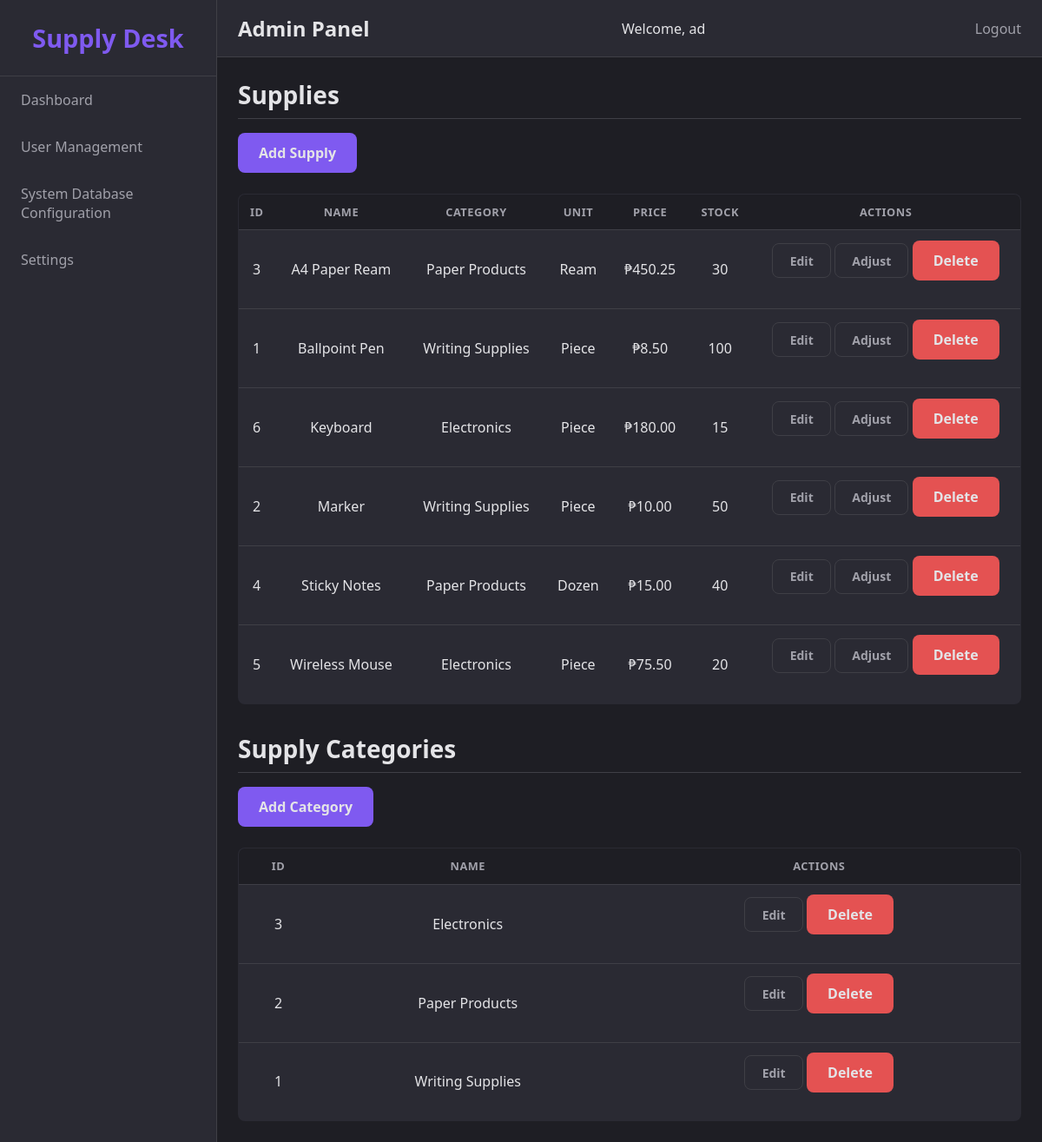
Screenshot of /admin/index.php?page=system-database-configuration (signed in) with the database file from the repository.
### tables this page shows
CREATE TABLE supplies (
    id INT AUTO_INCREMENT PRIMARY KEY,
    supply_categories_id INT NOT NULL,
    name VARCHAR(50) UNIQUE NOT NULL,
    unit_of_supply VARCHAR(30) NOT NULL,
    price_per_unit DECIMAL(8, 2) NOT NULL CHECK (price_per_unit > 0.0),
    stock_quantity INT NOT NULL CHECK (stock_quantity >= 0),

    CONSTRAINT fk_supplies_supply_categories
        FOREIGN KEY (supply_categories_id) REFERENCES supply_categories(id)
        ON UPDATE CASCADE
        ON DELETE RESTRICT
);

CREATE TABLE supply_categories (
    id INT AUTO_INCREMENT PRIMARY KEY,
    name VARCHAR(100) NOT NULL UNIQUE
);

### admin/index.php (called while the page is built, shortened)
<?php
require_once "partials/header.php";
$page = $_GET["page"] ?? "dashboard";
$pageToShow = "pages/" . $page . ".php";
require_once $pageToShow;
require_once "partials/footer.php";
?>

### classes/supplies.php (called while the page is built, shortened)
<?php
class Supplies
{
    private $pdo;
    public function __construct(PDO $pdo)
    {
        $this->pdo = $pdo;
    }
    public function viewAllSupply($search = "")
    {
        $sql = "SELECT * FROM supplies WHERE name LIKE CONCAT('%', :search, '%')
                ORDER BY name ASC";
        $query = $this->pdo->prepare($sql);
        $query->bindParam(":search", $search);
        $query->execute();
        return $query->fetchAll();
    }
}

### classes/supply_categories.php (called while the page is built, shortened)
<?php
class SupplyCategories
{
    private $pdo;
    public function __construct(PDO $pdo)
    {
        $this->pdo = $pdo;
    }
    public function getAllSupplyCategories()
    {
        $sql = "SELECT * FROM supply_categories ORDER BY name ASC";
        $query = $this->pdo->prepare($sql);
        $query->execute();
        return $query->fetchAll();
    }
    public function getSupplyCategoryById($categoryId)
    {
        $sql = "SELECT * FROM supply_categories WHERE id = :id";
        $query = $this->pdo->prepare($sql);
        $query->bindParam(":id", $categoryId);
        $query->execute();
        return $query->fetch();
    }
}

### admin/pages/system-database-configuration.php (the view, shortened to what this page needs)
<?php
require_once __DIR__ . "/../../classes/supplies.php";
require_once __DIR__ . "/../../classes/supply_categories.php";
$pdoConnection = (new Database())->connect();
$supplyObj = new Supplies($pdoConnection);
$categoryObj = new SupplyCategories($pdoConnection);
$supplies = $supplyObj->viewAllSupply();
$categories = $categoryObj->getAllSupplyCategories();
?>
<h2 id="supplies-table">Supplies</h2>
<button class="open-button" data-target="#add-supply-modal">Add Supply</button>
<table>
    <thead><tr><th>ID</th><th>Name</th><th>Category</th><th>Unit</th><th>Price</th><th>Stock</th><th>Actions</th></tr></thead>
    <tbody>
        <?php foreach ($supplies as $supply): ?>
            <tr>
                <td><?= $supply["id"] ?></td>
                <td><?= htmlspecialchars($supply["name"]) ?></td>
                <td><?= htmlspecialchars($categoryObj->getSupplyCategoryById($supply["supply_categories_id"])["name"]) ?></td>
                <td><?= htmlspecialchars($supply["unit_of_supply"]) ?></td>
                <td><?= htmlspecialchars("₱" . number_format($supply["price_per_unit"], 2)) ?></td>
                <td><?= $supply["stock_quantity"] ?></td>
                <td>
                    <button class="open-button btn" data-target="#edit-supply-modal" data-modal-type="edit-supply" data-entity-id="<?= $supply['id'] ?>" data-entity-data='<?= htmlspecialchars(json_encode(['name' => $supply['name'], 'supply_categories_id' => $supply['supply_categories_id'], 'unit_of_supply' => $supply['unit_of_supply'], 'price_per_unit' => $supply['price_per_unit']]), ENT_QUOTES, 'UTF-8') ?>'>Edit</button>
                    <button class="open-button btn" data-target="#adjust-stock-modal" data-modal-type="edit-adjust-stock" data-entity-id="<?= $supply['id'] ?>" data-entity-data='<?= htmlspecialchars(json_encode(['current_stock' => $supply['stock_quantity']]), ENT_QUOTES, 'UTF-8') ?>'>Adjust</button>
                    <form action="index.php?page=system-database-configuration" method="POST" style="display:inline;" onsubmit="return confirm('Are you sure you want to delete this supply?');">
                        <button type="submit" class="deny-button">Delete</button>
                    </form>
                </td>
            </tr>
        <?php endforeach; ?>
    </tbody>
</table>
<h2 id="categories-table">Supply Categories</h2>
<button class="open-button" data-target="#add-category-modal">Add Category</button>
<table>
    <thead><tr><th>ID</th><th>Name</th><th>Actions</th></tr></thead>
    <tbody>
        <?php foreach ($categories as $category): ?>
            <tr>
                <td><?= $category["id"] ?></td>
                <td><?= htmlspecialchars($category["name"]) ?></td>
                <td>
                    <button class="open-button btn" data-target="#edit-category-modal" data-modal-type="edit-category" data-entity-id="<?= $category['id'] ?>" data-entity-data='<?= htmlspecialchars(json_encode(['name' => $category['name']]), ENT_QUOTES, 'UTF-8') ?>'>Edit</button>
                    <form action="index.php?page=system-database-configuration" method="POST" style="display:inline;" onsubmit="return confirm('Are you sure you want to delete this category?');">
                        <button type="submit" class="deny-button">Delete</button>
                    </form>
                </td>
            </tr>
        <?php endforeach; ?>
    </tbody>
</table>

### assets/universal-style.css (style rules this page uses)
* { box-sizing: border-box; margin: 0; padding: 0; font-family: system-ui, -apple-system, BlinkMacSystemFont, 'Segoe UI', Roboto, Oxygen, Ubuntu, Cantarell, 'Open Sans', 'Helvetica Neue', sans-serif; }
:root { --color-background: #1e1e24; --color-surface: #2a2a33; --color-primary: #7f5af0; --color-primary-hover: #9374f1; --color-primary-background: rgba(127, 90, 240, 0.1); --color-correct: #26ac74; --color-correct-hover: #2cb67d; --color-correct-background: rgba(44, 182, 125, 0.1); --color-error: #e45252; --color-error-hover: #ff6b6b; --color-error-background: rgba(255, 107, 107, 0.1); --color-inprogress: #d39237; --color-inprogress-hover: #e3a851; --color-inprogress-background: rgba(227, 168, 81, 0.1); --color-text-primary: #e4e4e7; --color-text-secondary: #a1a1aa; --color-border: #3f3f46; --color-shadow: rgba(0, 0, 0, 0.25); --color-primary-glow: rgba(127, 90, 240, 0.25); }
html { scroll-behavior: smooth; }
body { min-height: 100vh; background-color: var(--color-background); color: var(--color-text-primary); }
.panel-body { display: flex; background-color: var(--color-background); color: var(--color-text-primary); height: 100vh; overflow: hidden; }
.content-area h2 { font-size: 1.75rem; color: var(--color-text-primary); margin-bottom: 1rem; margin-top: 2rem; padding-bottom: 0.5rem; border-bottom: 1px solid var(--color-border); }
.content-area h2:first-of-type { margin-top: 0; }
button, .open-button { display: inline-block; padding: 0.75rem 1.5rem; background-color: var(--color-primary); color: var(--color-text-primary); border: none; border-radius: 8px; font-size: 1rem; font-weight: 600; cursor: pointer; text-align: center; text-decoration: none; transition: background-color 0.2s ease; }
.open-button { margin-bottom: 1.5rem; }
.deny-button, .remove-button { background-color: var(--color-error); }
table { width: 100%; border-collapse: collapse; background-color: var(--color-surface); border-radius: 8px; overflow: hidden; border: 1px solid var(--color-border); }
thead { background-color: var(--color-background); }
th { padding: 0.7rem; text-align: center; font-weight: 600; color: var(--color-text-secondary); text-transform: uppercase; font-size: 0.8rem; letter-spacing: 0.5px; }
td { padding: 0.7rem; border-top: 1px solid var(--color-border); color: var(--color-text-primary); text-align: center; }
.btn { display: inline-block; padding: 0.6rem 1.2rem; font-size: 0.875rem; font-weight: 600; text-align: center; text-decoration: none; cursor: pointer; border: 1px solid var(--color-border); border-radius: 8px; background-color: var(--color-surface); color: var(--color-text-secondary); transition: background-color 0.2s, border-color 0.2s, color 0.2s; }

### rows the page displays
supplies: id "3", name "A4 Paper Ream", supply_categories.name "Paper Products", unit_of_supply "Ream", price_per_unit "₱450.25", stock_quantity "30"
supplies: id "1", name "Ballpoint Pen", supply_categories.name "Writing Supplies", unit_of_supply "Piece", price_per_unit "₱8.50", stock_quantity "100"
supplies: id "6", name "Keyboard", supply_categories.name "Electronics", unit_of_supply "Piece", price_per_unit "₱180.00", stock_quantity "15"
supplies: id "2", name "Marker", supply_categories.name "Writing Supplies", unit_of_supply "Piece", price_per_unit "₱10.00", stock_quantity "50"
supplies: id "4", name "Sticky Notes", supply_categories.name "Paper Products", unit_of_supply "Dozen", price_per_unit "₱15.00", stock_quantity "40"
supplies: id "5", name "Wireless Mouse", supply_categories.name "Electronics", unit_of_supply "Piece", price_per_unit "₱75.50", stock_quantity "20"
supply_categories: id "3", name "Electronics"
supply_categories: id "2", name "Paper Products"
supply_categories: id "1", name "Writing Supplies"

### other values shown
$_SESSION["user_first_name"] "ad"
